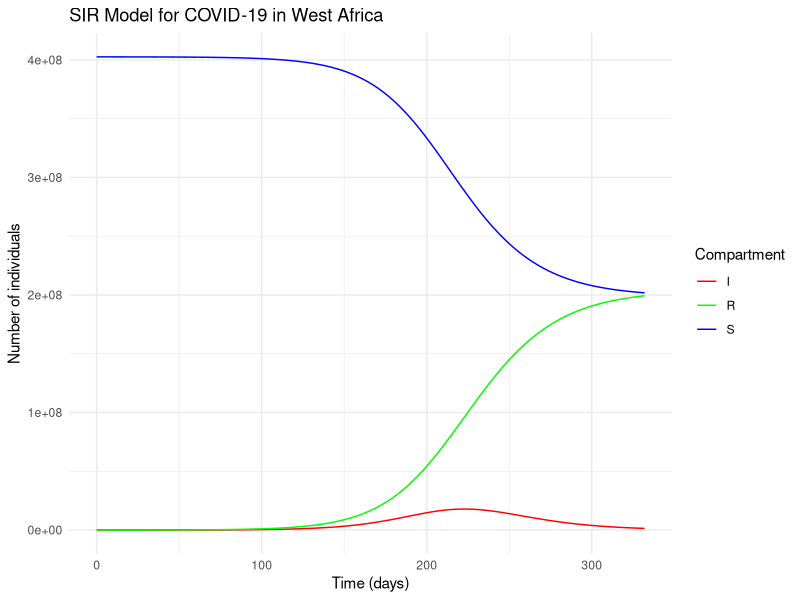

Generate this figure with R:
## ---- chunk 1
knitr::opts_chunk$set(
  fig.cap = '',
  fig.align = "center", 
  message = FALSE,
  warning = FALSE,
  cache = FALSE,
  echo = TRUE
)
## ---- chunk 2
library(deSolve)
library(tidyverse) # loads other packages dplyr, ggplot2
## ---- chunk 3
sir_model <- function(time, state, parameters) { 
with(as.list(c(state, parameters)), { 
dS <- -beta * S * I / N 
dI <- beta * S * I / N - (v1 + v2) * I 
dR <- (v1 + v2) * I 
return(list(c(dS, dI, dR))) }) }
## ---- chunk 4
N <- 402555230 # Total population of West Africa 
I0 <- 5811 # Initial number of infected individuals 
R0 <- 1112 # Initial number of recovered individuals 
S0 <- N - I0 - R0 # Initial number of susceptible individuals 
beta <- 0.152 # Transmission rate 
v1 <- 0.009 # Removal rate of reported infected individuals 
v2 <- 0.1 # Removal rate of infected individuals due to all other unreported causes

## ---- chunk 5
initial_state <- c(S = S0, 
                   I = I0, 
                   R = R0)
## ---- chunk 6
parameters <- c(N = N, beta = beta, v1 = v1, v2 = v2)
## ---- chunk 7
first_case_date <- ymd("2020-02-28")  # Date of first case in West Africa (Nigeria)
end_date <- ymd("2020-08-12")  # End date mentioned in the paper

duration <- as.numeric(end_date - first_case_date)
duration <- duration * 2
## ---- chunk 8
times <- seq(0, duration, by = 1)
times
## ---- chunk 9

solution <-  lsoda(
  y=initial_state,
  time=times,
  parms = parameters,
  func = sir_model
)
## ---- chunk 10

df <- as.data.frame(solution)
## ---- chunk 11
result_long <- pivot_longer(df, cols = -time, names_to = "Compartment", values_to = "Population")

ggplot(result_long, aes(x = time, 
                        y = Population, 
                        color = Compartment)) +
  geom_line() +
  labs(x = "Time (days)", y = "Number of individuals",
       title = "SIR Model for COVID-19 in West Africa") +
  scale_color_manual(values = c("S" = "blue", "I" = "red", "R" = "green")) +
  theme_minimal()
## ---- chunk 12
R0 <- beta / (v1 + v2)
cat("Basic Reproduction Number (R0):", round(R0, 2), "\n")

## ---- chunk 13
peak_time <- df$time[which.max(df$I)]
cat("Peak Time:", round(peak_time), "days\n")
## ---- chunk 14
peak_infections <- max(df$I)
cat("Peak Infections:", round(peak_infections), "\n")
## ---- chunk 15

final_size <- tail(df$R, 1) #1 for non-dimensioned objects
cat("Final Epidemic Size:", round(final_size), "\n")
## ---- chunk 16
attack_ratio <- (N - tail(df$S, 1)) / N
cat("Attack Ratio:", sprintf("%.2f%%", attack_ratio * 100), "\n")
